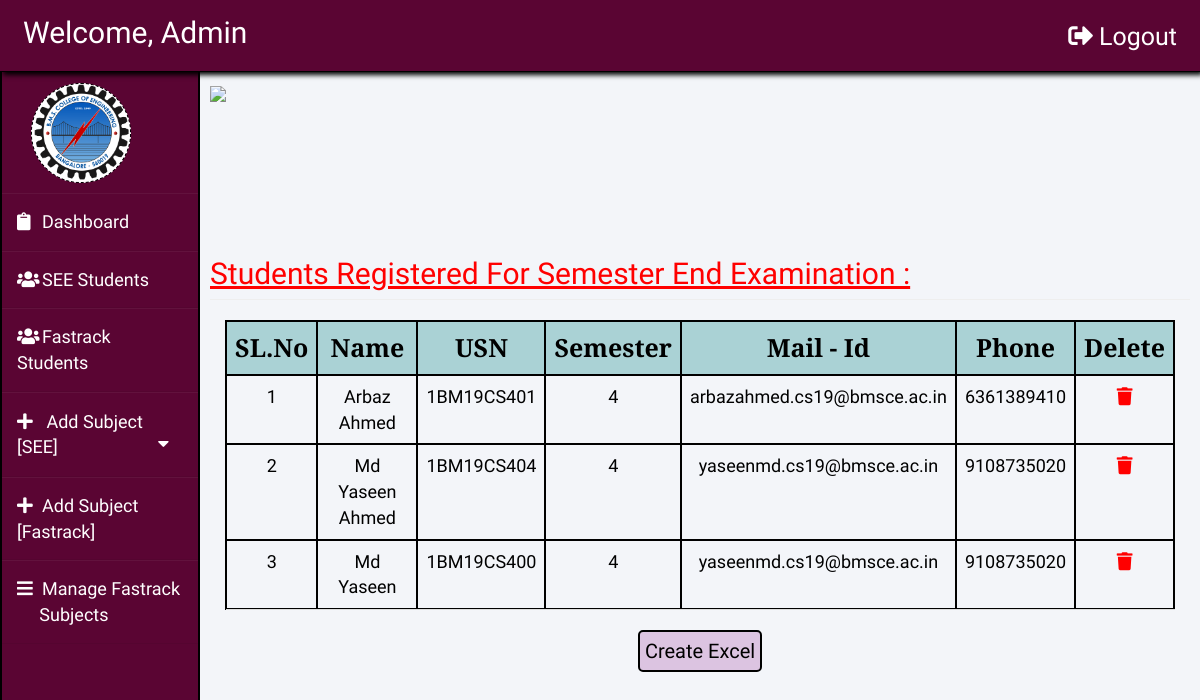
The page /admin/dashboard.php?page=manage_users (signed in) on the database its author committed.
### tables this page shows
CREATE TABLE `registration` (
  `id` int(255) NOT NULL,
  `fname` varchar(255) NOT NULL,
  `lname` varchar(255) NOT NULL,
  `bdate` date NOT NULL,
  `usn` varchar(100) NOT NULL,
  `email` varchar(255) NOT NULL,
  `dept` varchar(255) NOT NULL,
  `sem` int(1) NOT NULL,
  `gender` char(1) NOT NULL,
  `phno` bigint(11) NOT NULL,
  `image` varchar(100) NOT NULL,
  `password` varchar(255) NOT NULL
);

### admin/manage_users.php (the view, shortened to what this page needs)
<?php
    require_once('../connection.php');
    $query1 = "SELECT * FROM registration";
    $result = mysqli_query($con,$query1);
    $rr=mysqli_num_rows($result);
    if(!$rr)
    {
    echo "<h2 style='color:red;color:#ff0000;font-family:Acme;position:relative;top:35px;left:30%;''>No Students Have Registered For Exams Yet.</h2>";
    }
    else
    {
?>
<!DOCTYPE html>
<html lang="en">
<head>
    <link rel="stylesheet" href="https://use.fontawesome.com/releases/v5.3.1/css/all.css">
    </head>
<body>
    <img id="head" width="500px" style = "font-family:'PT Serif';" left:10 align='left' src = "../css/images/bmsheader.jpeg">
    <br /><br /><br /><br /><br /><br />
    <h2 style="color:#ff0000;font-family:'Acme';" class = "page-header"><u>Students Registered For Semester End Examination :</u></h2>
    <div class = "col-lg-12 mcon text-center">
        <table id="mytab1" width = "100%" class="mtab table table-bordered table-hover table-responsive" style = "margin-top:0;">
    	    <tr align = 'center' class = "text-center" style = "background-color:rgba(0,128,128,0.3);color:black;font-size:25px;text-align:center;font-family: 'PT serif';" class="table-info">
                <th style='border:2px solid black'>SL.No</th>
                <th style='border:2px solid black'>Name</th>
                <th style='border:2px solid black'>USN</th>
                <th style='border:2px solid black'>Semester</th>
                <th style='border:2px solid black'>Mail - Id</th>
                <th style='border:2px solid black'>Phone</th>
                <th style='border:2px solid black'>Delete</th>
		    </tr>
            <?php
                $i=1;
                while($row = mysqli_fetch_array($result))
                    {
                        echo "<tr style='color:black;border-bottom:2px solid black;font-size:18px;border-right:2px solid black;border-top:2px solid black;border-left:2px solid black;'>";
                        echo "<td style='border:2px solid black' align = 'center'>".$i."</td>";
                        echo "<td style='border:2px solid black' align = 'center'>".$row['fname'].' '.$row['lname']."</td>";
                        echo "<td style='border:2px solid black' align = 'center'>".$row['usn']."</td>";
                        echo "<td style='border:2px solid black' align = 'center'>".$row['sem']."</td>";
                        echo "<td style='border:2px solid black' align = 'center'>".$row['email']."</td>";
                        echo "<td style='border:2px solid black' align = 'center'>".$row['phno']."</td>";
            ?>
                        <td align = 'center' style='border:2px solid black'> <a href="javascript:DeleteUser('<?php echo $row['id']; ?>')" style='color:red'><i class = "fa fa-trash"></i></a> </td>
            <?php
                $i++;
                }
            ?>
            <?php
                }
            ?>
        </table>
        <button id = "mbtn-a" class = "mybtn" style = "padding:5px;font-size:20px;">Create Excel</button>
    </div>
</body>
</html>

### admin/dashboard.php (shortened to what this page needs)
<?php
require_once('../connection.php');
?>
<!DOCTYPE html>
<html lang="en">
<head>
    <link rel="stylesheet" href="https://cdnjs.cloudflare.com/ajax/libs/font-awesome/4.7.0/css/font-awesome.min.css">
    <link href="../css/bootstrap.min.css" rel="stylesheet">
    <link rel="stylesheet" href="https://use.fontawesome.com/releases/v5.3.1/css/all.css">
    <link href="../css/dashboard.css" rel="stylesheet">
</head>
<body>
    <nav class="navbar navbar-inverse navbar-fixed-top" style="padding:8px;border:none;background-color:#5a0533;border-bottom:1px solid black;box-shadow: 3px 3px 5px black;">
        <div class="container-fluid">
            <div class="navbar-header">
                <a class="navbar-brand text-white" style="font-family:'Acme';font-size:30px;color: white;" href="#">Welcome, Admin</a>
            </div>
            <ul class="nav navbar-nav navbar-right collapsed hide-on-med-and-down text-white hide-on-med" id="navbar">
                <li>
                    <a class="mnav11" style="color:white;font-family:'Acme';font-size:25px;" href="../logout.php?logout"><i class="fas fa-sign-out-alt" aria-hidden="true"></i> Logout</a>
                </li>
            </ul>
    </nav>
    <div class="wrapper">
        <div class="sidebar col -l2 -s6">
            <ul>
                <div>
                    <img class="img1" src="../css/images/logo.png" width="100" height="100" alt="not found" />
                </div>
                <li><a href="dashboard.php"><i class="fas fa-clipboard"></i>Dashboard</a></li>
                <li><a href="dashboard.php?page=manage_users"><i class="fas fa-users"></i>SEE Students</a></li>
                <li><a href="dashboard.php?page=manage_users_fst"><i class="fas fa-users"></i>Fastrack Students</a></li>
                <li>
                    <div class="mdbtn">
                        <button class="dropdown-btn"><i class="fas fa-plus"></i>
                            Add Subject [SEE]
                            <i class="fa fa-caret-down"></i>
                        </button>
                    </div>
                </li>
                <li><a href="dashboard.php?page=add_fst"><i class="fas fa-plus"></i>Add Subject [Fastrack]</a></li>
                <li><a href="dashboard.php?page=manage_sub_fst"><i class="fas fa-bars"></i>Manage Fastrack &nbsp;&nbsp;&nbsp;&nbsp;&nbsp;Subjects</a></li>
            </ul>
        </div>
        <div class="col-sm-12 col-sm-offset-12 col-md-10 col-md-offset-2 main">
            <?php
            @$page =  $_GET['page'];
            if ($page != "") {
                if ($page == "manage_users") {
                    include('manage_users.php');
                }
            } ?>
</body>
</html>

### css/dashboard.css (style rules this page uses)
body { padding-top: 50px; }
.navbar-fixed-top { border: 5px solid black; margin-top: auto; z-index: 1000000; top: 0; text-decoration: none; width: 100%; position: fixed; background-color: #454545; }
.navbar-fixed-top ul li a { font-size: 22px; }
.sidebar { display: none; }
@media (min-width: 768px) { .sidebar { position: fixed; top: 51px; bottom: 0; left: 0; z-index: 1000; display: block; padding: 20px; overflow-x: hidden; overflow-y: auto; background-color: #454545; border-right: 5px solid black; } }
.main { padding: 20px; }
@media (min-width: 768px) { .main { padding-right: 40px; padding-left: 40px; } }
.main .page-header { margin-top: 0; }

### admin/dashboard.php (style rules this page uses)
body { background-color: #f3f5f9; }
.wrapper { display: flex; margin-top: 3%; position: relative; }
.wrapper .sidebar { width: 200px; height: 100%; background: #5a0533; padding: 30px 0px; border: 2px solid black; position: fixed; overflow-x: scroll; margin-bottom: 5%; font-family: 'Acme'; font-size: 18px; }
.wrapper .sidebar ul { list-style: none; margin: 0; padding: 0; }
.wrapper .sidebar ul li { padding: 15px; border-bottom: 1px solid #bdb8d7; border-bottom: 1px solid rgba(0, 0, 0, 0.05); border-top: 1px solid rgba(255, 255, 255, 0.05); }
.wrapper .sidebar img { border-radius: 50%; justify-content: center; margin-left: 15%; margin-top: auto; margin-bottom: 5%; ; border: 1px dashed #000000; background-color: white; }
.wrapper .sidebar ul li a { color: #fff; text-decoration: none; display: block; }
.wrapper .sidebar ul li a .fas { width: 25px; }
.dropdown-btn { padding-left: 0; text-decoration: none; color: #fff; display: block; border: none; background: none; width: 100%; text-align: left; cursor: pointer; outline: none; }
.main { margin-left: 200px; font-size: 20px; padding: 0px 10px; }
.fa-caret-down { float: right; padding-right: 8px; padding-top: auto; }
.dropdown-btn .fas { width: 25px; }

### admin/manage_users.php (style rules this page uses)
.mcon { font-family:'Acme'; }
.mtab { font-family:'Acme'; margin-top: 0%; }
.mybtn { background-color: rgba(127,0,128,0.2); border: 2px solid black; border-radius: 5px; color: black; }
table th { text-align: center; }

### rows shown on the page
registration: fname "Arbaz", lname "Ahmed", usn "1BM19CS401", sem "4", email "arbazahmed.cs19@bmsce.ac.in", phno "6361389410"
registration: fname "Md Yaseen", lname "Ahmed", usn "1BM19CS404", sem "4", email "yaseenmd.cs19@bmsce.ac.in", phno "9108735020"
registration: fname "Md", lname "Yaseen", usn "1BM19CS400", sem "4", email "yaseenmd.cs19@bmsce.ac.in", phno "9108735020"
